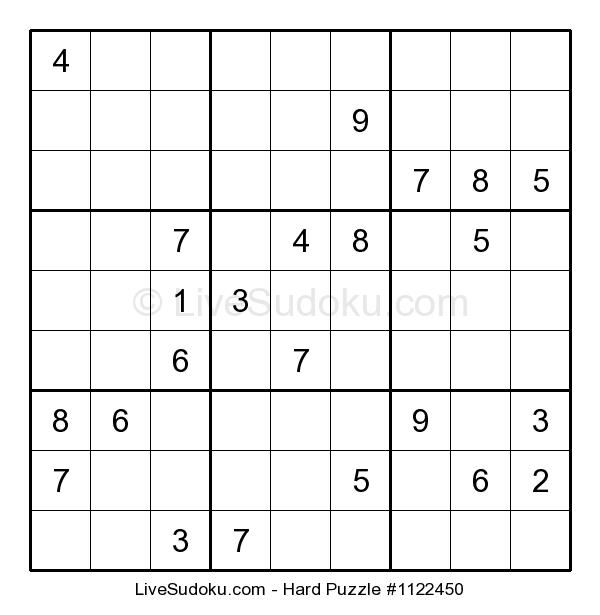
#> input picture Driver/Puzzle_Recognition/tests/01.jpg, 600 x 615 px
$ python -i Puzzle_Recognition.py   (imports and definitions only)
#> lines starting #> are read from the running program, lines starting #| are printed output that depends on the picture; after the words box and inside, x2 and y2 are one past the last pixel; in counts of white or black regions, pixels touching at a corner belong together
#> further down, picture is the input picture: shape (615, 600); min 0, max 255, mean 238.4
import cv2
import pytesseract
import sys
import numpy as np
# Global Variables #
custom_config = r'--psm 13 -c tessedit_char_whitelist=0123456789'
result_filename = "unsolved_puzzle.csv"
status_filename = "status.txt"


# [17 lines left out: functions clipToROI, is_floatstring, not called in this run]


def findPuzzleBoundary(img):
    # Image Processing #
    blur_img = cv2.GaussianBlur(img.copy(), (3, 3), 0)  # remove noise from image
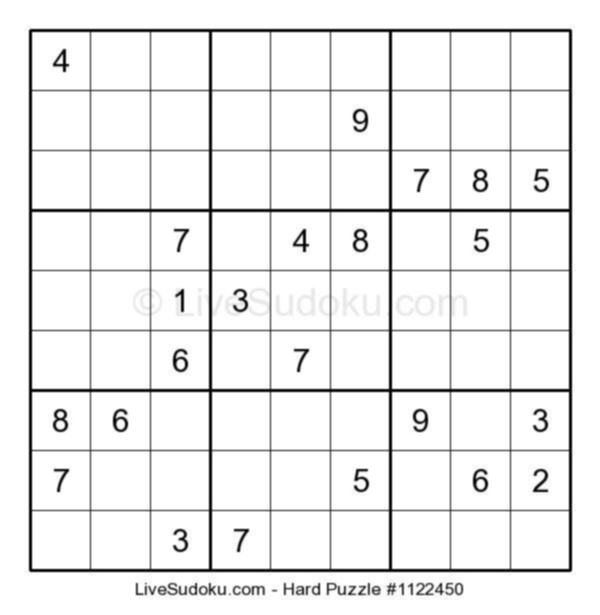
#> blur_img: shape (615, 600); min 1, max 255, mean 238.5
    thresh = cv2.threshold(blur_img.copy(), 0, 255, cv2.THRESH_BINARY_INV + cv2.THRESH_OTSU)[1]  # keep only dark lines
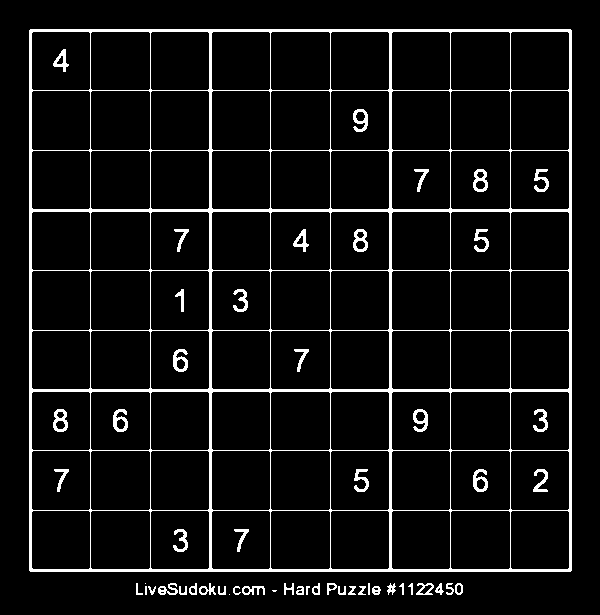
#> thresh: shape (615, 600); 6.7% white; 54 white regions (4 under 20 px)
    # Aproximating location of lines #
    contours, hierarchy = cv2.findContours(thresh, cv2.RETR_LIST, cv2.CHAIN_APPROX_SIMPLE)
#> contours = 162 contours, 18 with area under 20; largest, box (x1, y1, x2, y2) and area: (29, 29, 572, 572) 293762, (450, 450, 511, 511) 3592, (270, 450, 331, 511) 3592, (90, 450, 151, 511) 3592, (450, 270, 511, 331) 3592
    sorted_contours = sorted(contours, key=cv2.contourArea, reverse=True)
#> sorted_contours has the same summary as contours
    # iterate each contour in contours array #
    for contour in sorted_contours:
        peri = cv2.arcLength(contour, True)  # find perimeter of contour
        approx = cv2.approxPolyDP(contour, 0.04 * peri, True)  # Douglas-Puecker Algorithm
        (x, y, w, h) = cv2.boundingRect(approx)
        if (
            len(approx) == 4 and
            w > thresh.shape[1] * 0.50 and
            h > thresh.shape[0] * 0.50
        ):
            return approx
#> this loop made 1 pass
#> (peri, approx, x, y, w, h) on pass 1: (2165.7, [[30, 29], [29, 570], [570, 571], [571, 30]], 29, 29, 543, 543)
    return []


def checkPuzzle(img):
    return img


# [124 lines left out: functions warpPuzzle, readCells, writeResultToFile, writeStatus, main, not called in this run]


# [2 lines not run here, left out]

>>> import cv2
>>> picture = cv2.imread('tests/01.jpg', cv2.IMREAD_GRAYSCALE)
>>> result = findPuzzleBoundary(picture)
#> result = [[30, 29], [29, 570], [570, 571], [571, 30]]

$ run again, on Driver/Puzzle_Recognition/tests/11.jpg
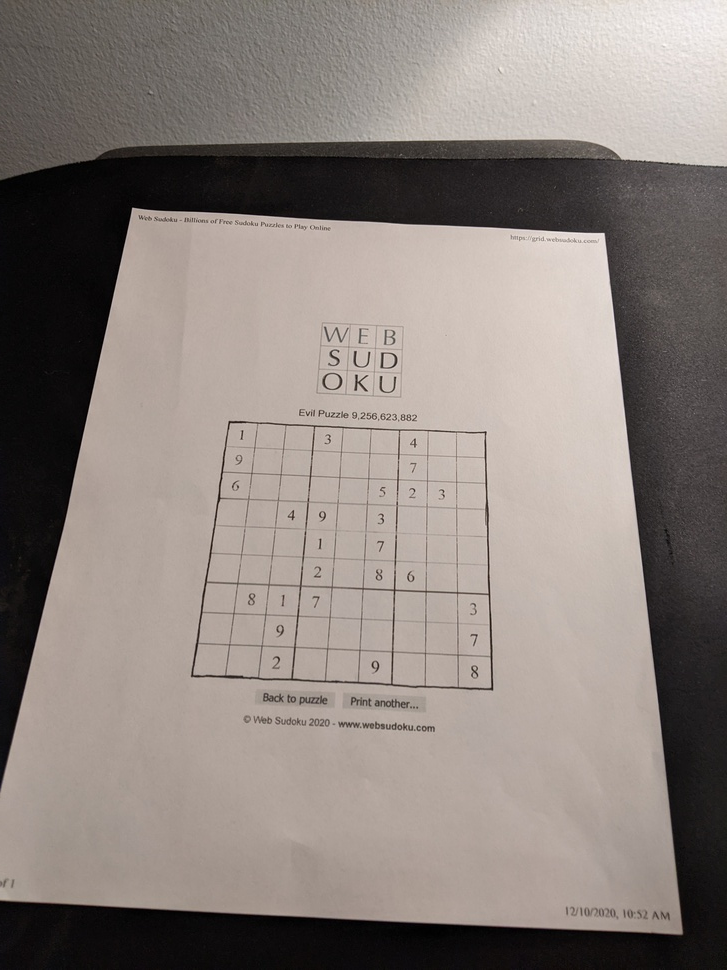
#> input picture Driver/Puzzle_Recognition/tests/11.jpg, 727 x 970 px, shrunk from 3024 x 4032 before the run
#> in findPuzzleBoundary, `thresh = cv2.threshold(blur_img.copy(), 0, 255, cv2.THRESH_BINARY_INV ..`:
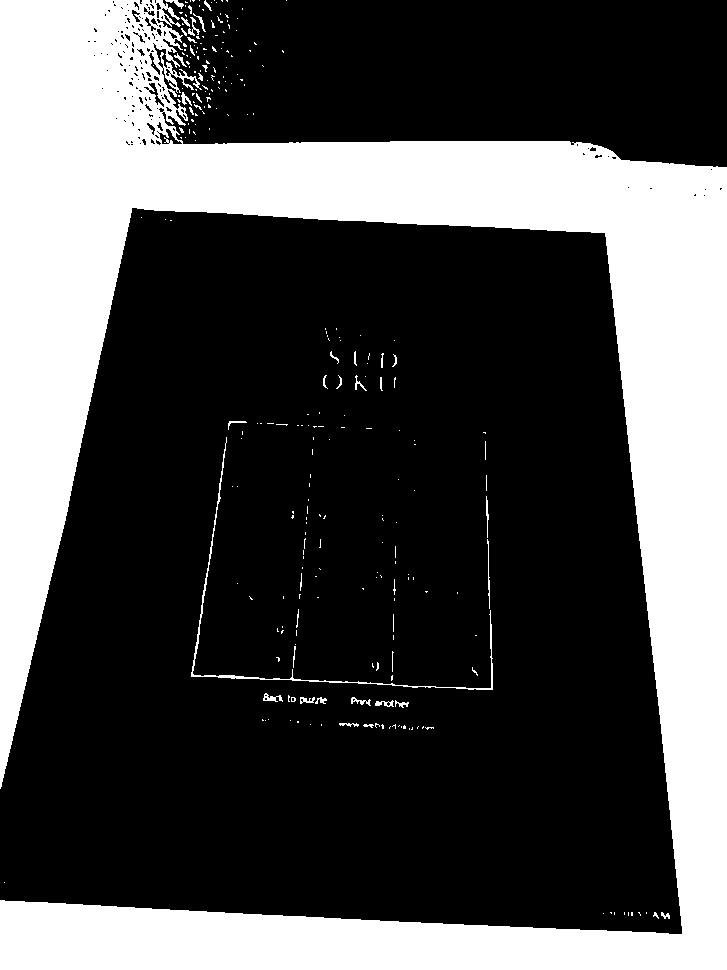
#> thresh: shape (970, 727); 30.7% white; 269 white regions (229 under 20 px)
#> contours = 440 contours, 391 with area under 20; largest, box (x1, y1, x2, y2) and area: (0, 0, 727, 970) 211328, (191, 437, 493, 690) 458, (158, 128, 183, 145) 181, (148, 82, 165, 108) 134, (148, 52, 161, 76) 86
#> sorted_contours has the same summary as contours
#> the loop in findPuzzleBoundary, `for contour in sorted_contours:` made 440 passes
#> (peri, x, y, w, h) on passes 1 to 3: (6617.3, 0, 0, 727, 970), (1304, 191, 437, 302, 253), (110.6, 158, 128, 25, 17)
#> result = []
